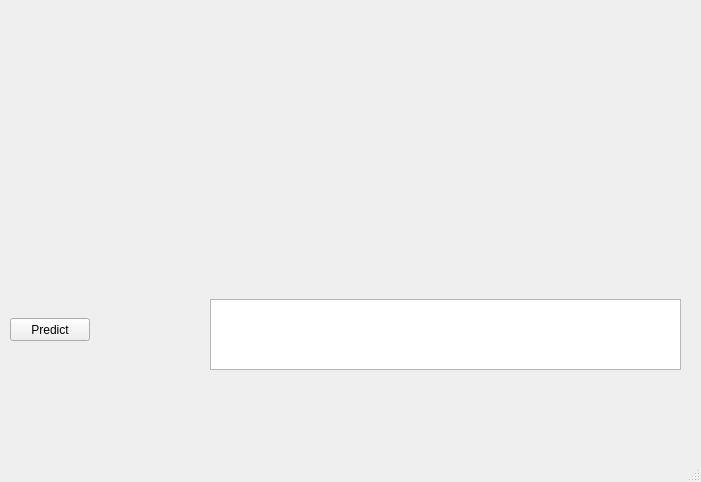
<?xml version="1.0" encoding="UTF-8"?>
<ui version="4.0">
 <class>MainWindow</class>
 <widget class="QMainWindow" name="MainWindow">
  <property name="geometry">
   <rect>
    <x>0</x>
    <y>0</y>
    <width>701</width>
    <height>482</height>
   </rect>
  </property>
  <property name="windowTitle">
   <string>MainWindow</string>
  </property>
  <widget class="QWidget" name="centralwidget">
   <widget class="QLabel" name="Image">
    <property name="geometry">
     <rect>
      <x>10</x>
      <y>10</y>
      <width>681</width>
      <height>231</height>
     </rect>
    </property>
    <property name="text">
     <string/>
    </property>
   </widget>
   <widget class="QPushButton" name="predict">
    <property name="geometry">
     <rect>
      <x>10</x>
      <y>318</y>
      <width>80</width>
      <height>23</height>
     </rect>
    </property>
    <property name="text">
     <string>Predict</string>
    </property>
   </widget>
   <widget class="QTextEdit" name="getImage">
    <property name="geometry">
     <rect>
      <x>210</x>
      <y>299</y>
      <width>471</width>
      <height>71</height>
     </rect>
    </property>
   </widget>
   <widget class="QLabel" name="Class">
    <property name="geometry">
     <rect>
      <x>30</x>
      <y>360</y>
      <width>111</width>
      <height>31</height>
     </rect>
    </property>
    <property name="text">
     <string/>
    </property>
   </widget>
  </widget>
  <widget class="QMenuBar" name="menubar">
   <property name="geometry">
    <rect>
     <x>0</x>
     <y>0</y>
     <width>701</width>
     <height>20</height>
    </rect>
   </property>
  </widget>
  <widget class="QStatusBar" name="statusbar"/>
 </widget>
 <resources/>
 <connections/>
</ui>
